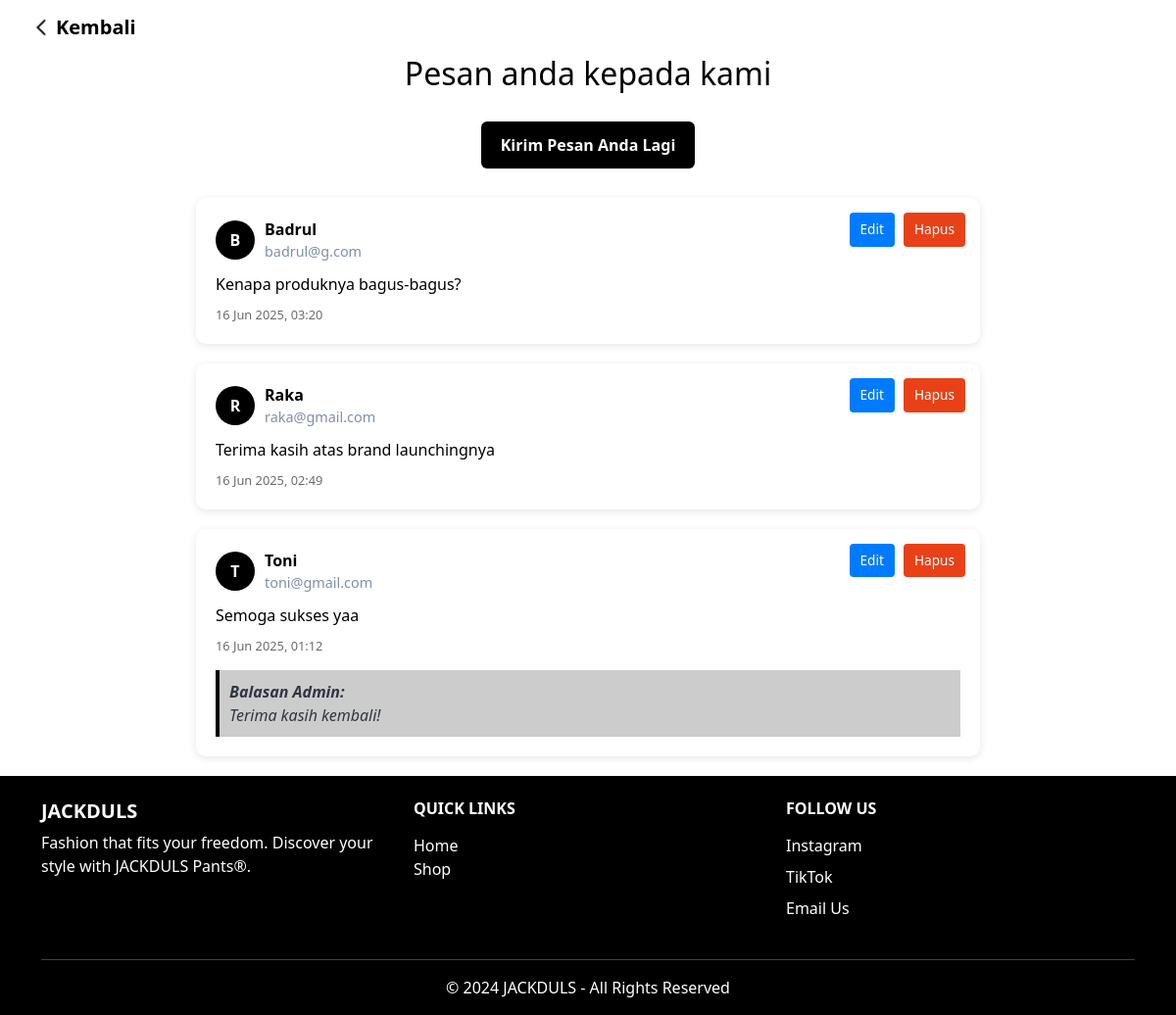
The app's page /data_support.php with its own data.
### tables this page shows
CREATE TABLE IF NOT EXISTS `data_support` (
  `Kode` int NOT NULL AUTO_INCREMENT,
  `Nama` varchar(100) NOT NULL,
  `Email` varchar(100) DEFAULT NULL,
  `Isi` text NOT NULL,
  `Balasan` text,
  `Status` enum('Belum Dibaca','Sudah Dibalas') DEFAULT 'Belum Dibaca',
  `Tanggal` timestamp NULL DEFAULT CURRENT_TIMESTAMP,
  PRIMARY KEY (`Kode`)
);

### data_support.php (the view, shortened to what this page needs)
<?php
include_once('koneksi.php');
?>
<!DOCTYPE html>
<html lang="id">
<head>
    <link href="https://cdn.jsdelivr.net/npm/bootstrap@5.3.3/dist/css/bootstrap.min.css"  rel="stylesheet">
    <link rel="stylesheet" href="https://cdnjs.cloudflare.com/ajax/libs/animate.css/4.1.1/animate.min.css"  />
</head>
<body>
    <nav class="navbar shadow-none">
        <div class="container-fluid">
            <a style="font-weight: bold; cursor: pointer; margin-left: 20px; justify-content: center; align-items: center; display: flex;" class="navbar-brand" href="index.php">
                <img style="height: 20px; margin-right:5px;" src="ASSETS\iconback.png" alt="">Kembali
            </a>
        </div>
    </nav>
<div class="feedback-container">
    <h2>Pesan anda kepada kami</h2>
    <a href="support.php" class="add-link">Kirim Pesan Anda Lagi</a>
    <?php
    $query = "SELECT Kode, Nama, Email, Isi, Tanggal, Balasan FROM data_support ORDER BY Tanggal DESC";
    $result = $mysqli->query($query);
    if ($result->num_rows > 0) {
        while($data = $result->fetch_assoc()) {
            $inisial = strtoupper(substr($data['Nama'], 0, 1));
            $tanggal = date("d M Y, H:i", strtotime($data['Tanggal']));
            ?>
            <div class="feedback-card">
                <div class="action-buttons">
                    <a href="support.php?kode=<?= urlencode($data['Kode']); ?>" class="btn btn-edit">Edit</a>
                    <a href="data_support.php?kode=<?= urlencode($data['Kode']); ?>&proses=hapus"
                       onclick="return confirm('Yakin ingin menghapus feedback ini?')"
                       class="btn btn-delete">Hapus</a>
                </div>
                <div class="user-info">
                    <div class="avatar"><?= $inisial ?></div>
                    <div>
                        <div class="user-name"><?= htmlspecialchars($data['Nama']) ?></div>
                        <div class="user-email"><?= htmlspecialchars($data['Email']) ?></div>
                    </div>
                </div>
                <div class="feedback-text">
                    <?= nl2br(htmlspecialchars($data['Isi'])) ?>
                </div>
                <div class="feedback-date">
                    <?= $tanggal ?>
                </div>
                <?php if (!empty($data['Balasan'])): ?>
                    <div class="admin-response">
                        <strong>Balasan Admin:</strong><br>
                        <?= nl2br(htmlspecialchars($data['Balasan'])) ?>
                    </div>
                <?php endif; ?>
            </div>
            <?php
        }
    } else {
        echo "<p style='text-align:center;'>Belum ada feedback.</p>";
    }
    ?>
</div>
        <footer class="bg-black text-white pt-4">
            <div class="container text-center text-md-start">
                <div class="row">
                    <div class="col-md-4 mb-4">
                        <h5 class="fw-bold">JACKDULS</h5>
                        <p class="">Fashion that fits your freedom. Discover your style with JACKDULS Pants®.
                        </p>
                    </div>
                    <div class="col-md-4 mb-4">
                        <h6 class="text-uppercase fw-bold mb-3">Quick Links</h6>
                        <ul class="list-unstyled">
                            <li><a href="index.php" class="text-white text-decoration-none">Home</a></li>
                            <li><a href="SHOP/kaos.php" class="text-white text-decoration-none">Shop</a></li>
                        </ul>
                    </div>
                    <div class="col-md-4 mb-4">
                        <h6 class="text-uppercase fw-bold mb-3">Follow Us</h6>
                        <a href="https://www.instagram.com/jackduls/" target="_blank"
                            class="text-white text-decoration-none d-block mb-2">
                            Instagram
                        </a>
                        <a href="https://www.instagram.com/jackduls/" target="_blank"
                            class="text-white text-decoration-none d-block mb-2">
                            TikTok
                        </a>
                        <a href="https://www.instagram.com/jackduls/" class="text-white text-decoration-none d-block">
                            Email Us
                        </a>
                    </div>
                </div>
                <hr class="bg-light" />
                <div class="text-center pb-3">
                    &copy; 2024 JACKDULS - All Rights Reserved
                </div>
            </div>
        </footer>
</body>
</html>

### data_support.php (style rules this page uses)
body { font-family: 'Segoe UI', sans-serif; background-color: #fff; margin: 0; }
h2 { text-align: center; color: #000; }
.feedback-container { max-width: 800px; margin: auto; }
.add-link { display: block; text-align: center; margin: 30px auto; padding: 12px 20px; background-color: #000; color: white; font-weight: bold; border-radius: 6px; width: fit-content; text-decoration: none; }
.feedback-card { background-color: #ffffff; padding: 20px; border-radius: 10px; box-shadow: 0 2px 8px rgba(0,0,0,0.1); margin-bottom: 20px; position: relative; }
.user-info { display: flex; align-items: center; margin-bottom: 10px; }
.avatar { width: 40px; height: 40px; background-color: #000; border-radius: 50%; color: white; display: flex; align-items: center; justify-content: center; font-weight: bold; text-transform: uppercase; margin-right: 10px; }
.user-name { font-weight: bold; color: #000; }
.user-email { color: #7f8fa6; font-size: 0.9em; }
.feedback-text { font-size: 1em; line-height: 1.5; color: #000; margin-top: 10px; }
.feedback-date { font-size: 0.8em; color: #6b6b6b; margin-top: 10px; }
.action-buttons { position: absolute; top: 15px; right: 15px; }
.btn { display: inline-block; padding: 6px 10px; margin-left: 5px; border-radius: 4px; font-size: 0.85em; text-decoration: none; color: white; cursor: pointer; }
.btn-edit { background-color: #007bff; }
.btn-delete { background-color: #e84118; }
.admin-response { background-color: #ccc; padding: 10px; border-left: 4px solid #000; margin-top: 15px; font-style: italic; color: #2f3640; }

### records on screen
data_support: Nama "B", Nama "Badrul", Email "badrul@g.com", Isi "Kenapa produknya bagus-bagus?", Tanggal "16 Jun 2025, 03:20"
data_support: Nama "R", Nama "Raka", Email "raka@gmail.com", Isi "Terima kasih atas brand launchingnya", Tanggal "16 Jun 2025, 02:49"
data_support: Nama "T", Nama "Toni", Email "toni@gmail.com", Isi "Semoga sukses yaa", Tanggal "16 Jun 2025, 01:12", Balasan "Terima kasih kembali!"
